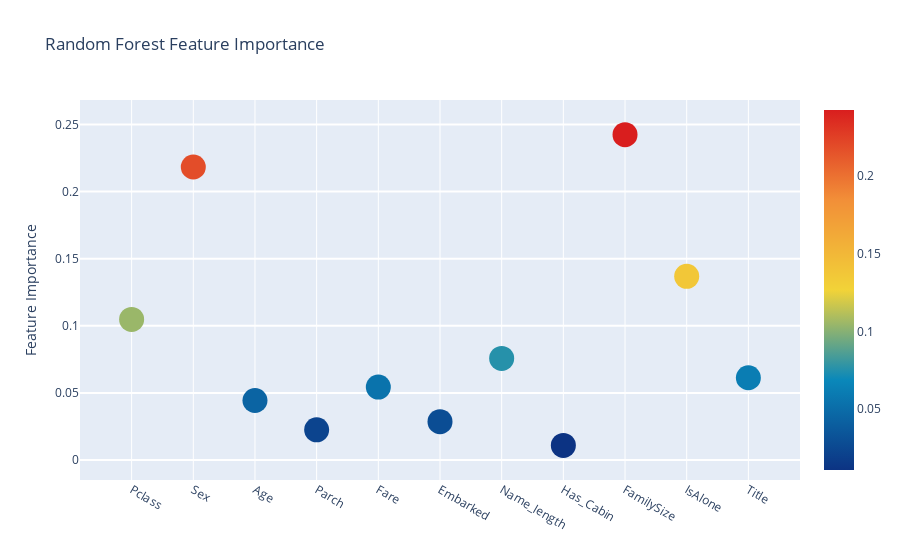
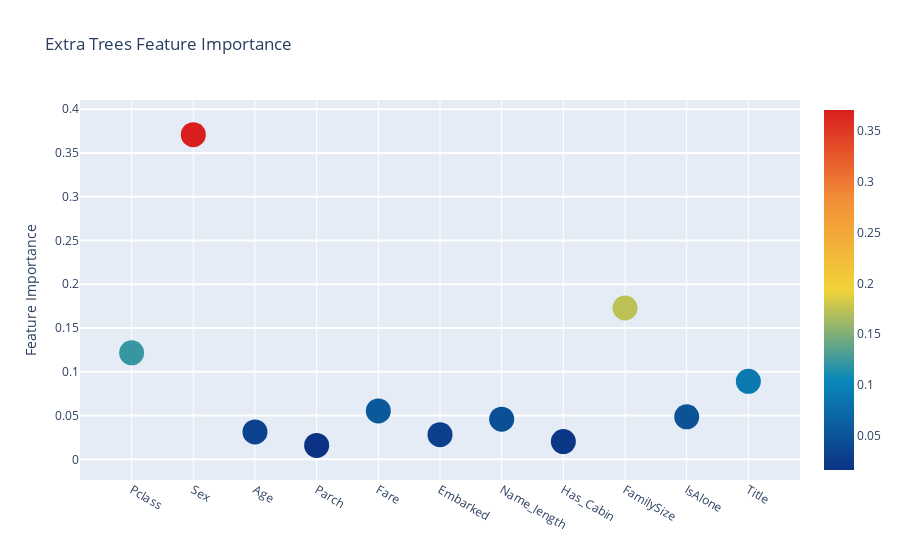
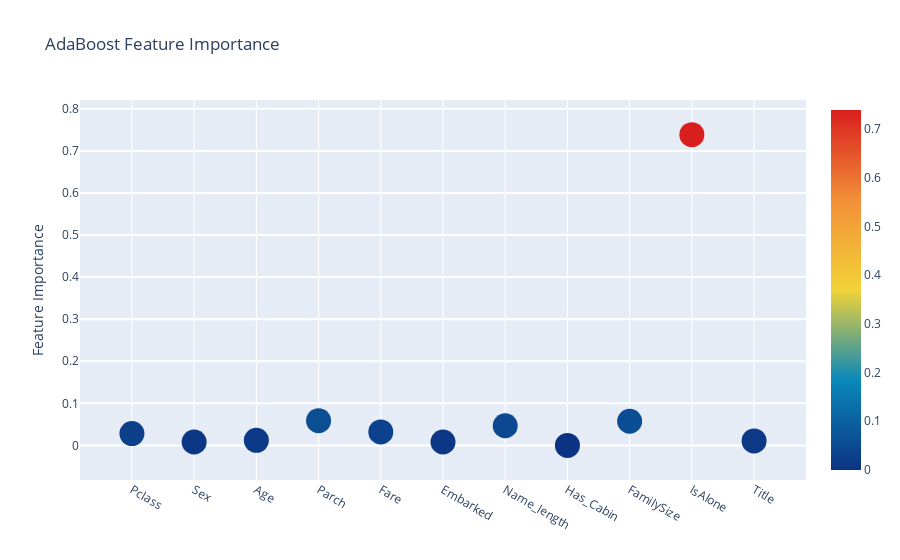
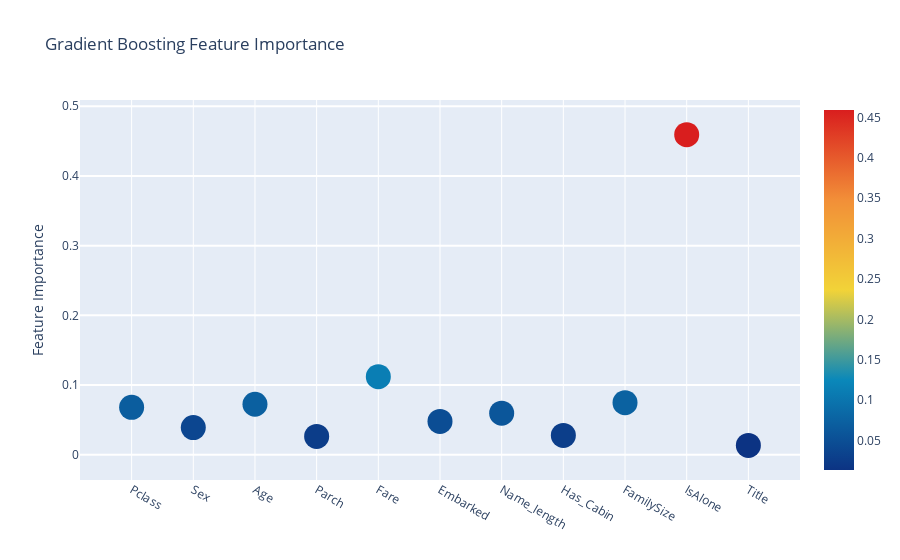

Notebook source saved alongside these figures, in order:
### Markdown cell above
**Plotly 산점도를 통해 알아보는 기능 중요도간의 상호작용**

이 시점에서 상호작용을 나타낼 수 있는 Plotly 패키지를 사용하여 다음과 같이 "Scatter"를 호출해서 플롯 산점도를 통해 다양한 분류기의 기능 중요도 값을 시각화해보자.

### Code cell
# Scatter plot 
trace = go.Scatter(
    y = feature_dataframe['Random Forest feature importances'].values,
    x = feature_dataframe['features'].values,
    mode='markers',
    marker=dict(
        sizemode = 'diameter',
        sizeref = 1,
        size = 25,
#       size= feature_dataframe['AdaBoost feature importances'].values,
        #color = np.random.randn(500), #set color equal to a variable
        color = feature_dataframe['Random Forest feature importances'].values,
        colorscale='Portland',
        showscale=True
    ),
    text = feature_dataframe['features'].values
)
data = [trace]

layout= go.Layout(
    autosize= True,
    title= 'Random Forest Feature Importance',
    hovermode= 'closest',
#     xaxis= dict(
#         title= 'Pop',
#         ticklen= 5,
#         zeroline= False,
#         gridwidth= 2,
#     ),
    yaxis=dict(
        title= 'Feature Importance',
        ticklen= 5,
        gridwidth= 2
    ),
    showlegend= False
)
fig = go.Figure(data=data, layout=layout)
py.iplot(fig,filename='scatter2010')

# Scatter plot 
trace = go.Scatter(
    y = feature_dataframe['Extra Trees  feature importances'].values,
    x = feature_dataframe['features'].values,
    mode='markers',
    marker=dict(
        sizemode = 'diameter',
        sizeref = 1,
        size = 25,
#       size= feature_dataframe['AdaBoost feature importances'].values,
        #color = np.random.randn(500), #set color equal to a variable
        color = feature_dataframe['Extra Trees  feature importances'].values,
        colorscale='Portland',
        showscale=True
    ),
    text = feature_dataframe['features'].values
)
data = [trace]

layout= go.Layout(
    autosize= True,
    title= 'Extra Trees Feature Importance',
    hovermode= 'closest',
#     xaxis= dict(
#         title= 'Pop',
#         ticklen= 5,
#         zeroline= False,
#         gridwidth= 2,
#     ),
    yaxis=dict(
        title= 'Feature Importance',
        ticklen= 5,
        gridwidth= 2
    ),
    showlegend= False
)
fig = go.Figure(data=data, layout=layout)
py.iplot(fig,filename='scatter2010')

# Scatter plot 
trace = go.Scatter(
    y = feature_dataframe['AdaBoost feature importances'].values,
    x = feature_dataframe['features'].values,
    mode='markers',
    marker=dict(
        sizemode = 'diameter',
        sizeref = 1,
        size = 25,
#       size= feature_dataframe['AdaBoost feature importances'].values,
        #color = np.random.randn(500), #set color equal to a variable
        color = feature_dataframe['AdaBoost feature importances'].values,
        colorscale='Portland',
        showscale=True
    ),
    text = feature_dataframe['features'].values
)
data = [trace]

layout= go.Layout(
    autosize= True,
    title= 'AdaBoost Feature Importance',
    hovermode= 'closest',
#     xaxis= dict(
#         title= 'Pop',
#         ticklen= 5,
#         zeroline= False,
#         gridwidth= 2,
#     ),
    yaxis=dict(
        title= 'Feature Importance',
        ticklen= 5,
        gridwidth= 2
    ),
    showlegend= False
)
fig = go.Figure(data=data, layout=layout)
py.iplot(fig,filename='scatter2010')

# Scatter plot 
trace = go.Scatter(
    y = feature_dataframe['Gradient Boost feature importances'].values,
    x = feature_dataframe['features'].values,
    mode='markers',
    marker=dict(
        sizemode = 'diameter',
        sizeref = 1,
        size = 25,
#       size= feature_dataframe['AdaBoost feature importances'].values,
        #color = np.random.randn(500), #set color equal to a variable
        color = feature_dataframe['Gradient Boost feature importances'].values,
        colorscale='Portland',
        showscale=True
    ),
    text = feature_dataframe['features'].values
)
data = [trace]

layout= go.Layout(
    autosize= True,
    title= 'Gradient Boosting Feature Importance',
    hovermode= 'closest',
#     xaxis= dict(
#         title= 'Pop',
#         ticklen= 5,
#         zeroline= False,
#         gridwidth= 2,
#     ),
    yaxis=dict(
        title= 'Feature Importance',
        ticklen= 5,
        gridwidth= 2
    ),
    showlegend= False
)
fig = go.Figure(data=data, layout=layout)
py.iplot(fig,filename='scatter2010')

### Figure 1 — Plotly figure (JSON) as saved in the notebook; plotly's stock layout.template omitted (floating-point values rounded to 4 significant figures)
{"data": [{"marker": {"color": [0.1047, 0.2184, 0.04433, 0.02249, 0.05433, 0.02854, 0.0757, 0.01088, 0.2425, 0.1369, 0.06128], "colorscale": [[0, "rgb(12,51,131)"], [0.25, "rgb(10,136,186)"], [0.5, "rgb(242,211,56)"], [0.75, "rgb(242,143,56)"], [1, "rgb(217,30,30)"]], "showscale": true, "size": 25, "sizemode": "diameter", "sizeref": 1}, "mode": "markers", "text": ["Pclass", "Sex", "Age", "Parch", "Fare", "Embarked", "Name_length", "Has_Cabin", "FamilySize", "IsAlone", "Title"], "type": "scatter", "x": ["Pclass", "Sex", "Age", "Parch", "Fare", "Embarked", "Name_length", "Has_Cabin", "FamilySize", "IsAlone", "Title"], "y": [0.1047, 0.2184, 0.04433, 0.02249, 0.05433, 0.02854, 0.0757, 0.01088, 0.2425, 0.1369, 0.06128]}], "layout": {"autosize": true, "hovermode": "closest", "showlegend": false, "title": {"text": "Random Forest Feature Importance"}, "yaxis": {"gridwidth": 2, "ticklen": 5, "title": {"text": "Feature Importance"}}}}

### Figure 2 — Plotly figure (JSON) as saved in the notebook; plotly's stock layout.template omitted (floating-point values rounded to 4 significant figures)
{"data": [{"marker": {"color": [0.1217, 0.371, 0.0313, 0.01592, 0.05526, 0.02816, 0.0459, 0.0203, 0.1729, 0.04854, 0.0891], "colorscale": [[0, "rgb(12,51,131)"], [0.25, "rgb(10,136,186)"], [0.5, "rgb(242,211,56)"], [0.75, "rgb(242,143,56)"], [1, "rgb(217,30,30)"]], "showscale": true, "size": 25, "sizemode": "diameter", "sizeref": 1}, "mode": "markers", "text": ["Pclass", "Sex", "Age", "Parch", "Fare", "Embarked", "Name_length", "Has_Cabin", "FamilySize", "IsAlone", "Title"], "type": "scatter", "x": ["Pclass", "Sex", "Age", "Parch", "Fare", "Embarked", "Name_length", "Has_Cabin", "FamilySize", "IsAlone", "Title"], "y": [0.1217, 0.371, 0.0313, 0.01592, 0.05526, 0.02816, 0.0459, 0.0203, 0.1729, 0.04854, 0.0891]}], "layout": {"autosize": true, "hovermode": "closest", "showlegend": false, "title": {"text": "Extra Trees Feature Importance"}, "yaxis": {"gridwidth": 2, "ticklen": 5, "title": {"text": "Feature Importance"}}}}

### Figure 3 — Plotly figure (JSON) as saved in the notebook; plotly's stock layout.template omitted (floating-point values rounded to 4 significant figures)
{"data": [{"marker": {"color": [0.028, 0.008, 0.012, 0.05867, 0.032, 0.008, 0.04667, 0, 0.05733, 0.7387, 0.01067], "colorscale": [[0, "rgb(12,51,131)"], [0.25, "rgb(10,136,186)"], [0.5, "rgb(242,211,56)"], [0.75, "rgb(242,143,56)"], [1, "rgb(217,30,30)"]], "showscale": true, "size": 25, "sizemode": "diameter", "sizeref": 1}, "mode": "markers", "text": ["Pclass", "Sex", "Age", "Parch", "Fare", "Embarked", "Name_length", "Has_Cabin", "FamilySize", "IsAlone", "Title"], "type": "scatter", "x": ["Pclass", "Sex", "Age", "Parch", "Fare", "Embarked", "Name_length", "Has_Cabin", "FamilySize", "IsAlone", "Title"], "y": [0.028, 0.008, 0.012, 0.05867, 0.032, 0.008, 0.04667, 0, 0.05733, 0.7387, 0.01067]}], "layout": {"autosize": true, "hovermode": "closest", "showlegend": false, "title": {"text": "AdaBoost Feature Importance"}, "yaxis": {"gridwidth": 2, "ticklen": 5, "title": {"text": "Feature Importance"}}}}

### Figure 4 — Plotly figure (JSON) as saved in the notebook; plotly's stock layout.template omitted (floating-point values rounded to 4 significant figures)
{"data": [{"marker": {"color": [0.06796, 0.03889, 0.07238, 0.02629, 0.1119, 0.04779, 0.05966, 0.02775, 0.07463, 0.4593, 0.0134], "colorscale": [[0, "rgb(12,51,131)"], [0.25, "rgb(10,136,186)"], [0.5, "rgb(242,211,56)"], [0.75, "rgb(242,143,56)"], [1, "rgb(217,30,30)"]], "showscale": true, "size": 25, "sizemode": "diameter", "sizeref": 1}, "mode": "markers", "text": ["Pclass", "Sex", "Age", "Parch", "Fare", "Embarked", "Name_length", "Has_Cabin", "FamilySize", "IsAlone", "Title"], "type": "scatter", "x": ["Pclass", "Sex", "Age", "Parch", "Fare", "Embarked", "Name_length", "Has_Cabin", "FamilySize", "IsAlone", "Title"], "y": [0.06796, 0.03889, 0.07238, 0.02629, 0.1119, 0.04779, 0.05966, 0.02775, 0.07463, 0.4593, 0.0134]}], "layout": {"autosize": true, "hovermode": "closest", "showlegend": false, "title": {"text": "Gradient Boosting Feature Importance"}, "yaxis": {"gridwidth": 2, "ticklen": 5, "title": {"text": "Feature Importance"}}}}
